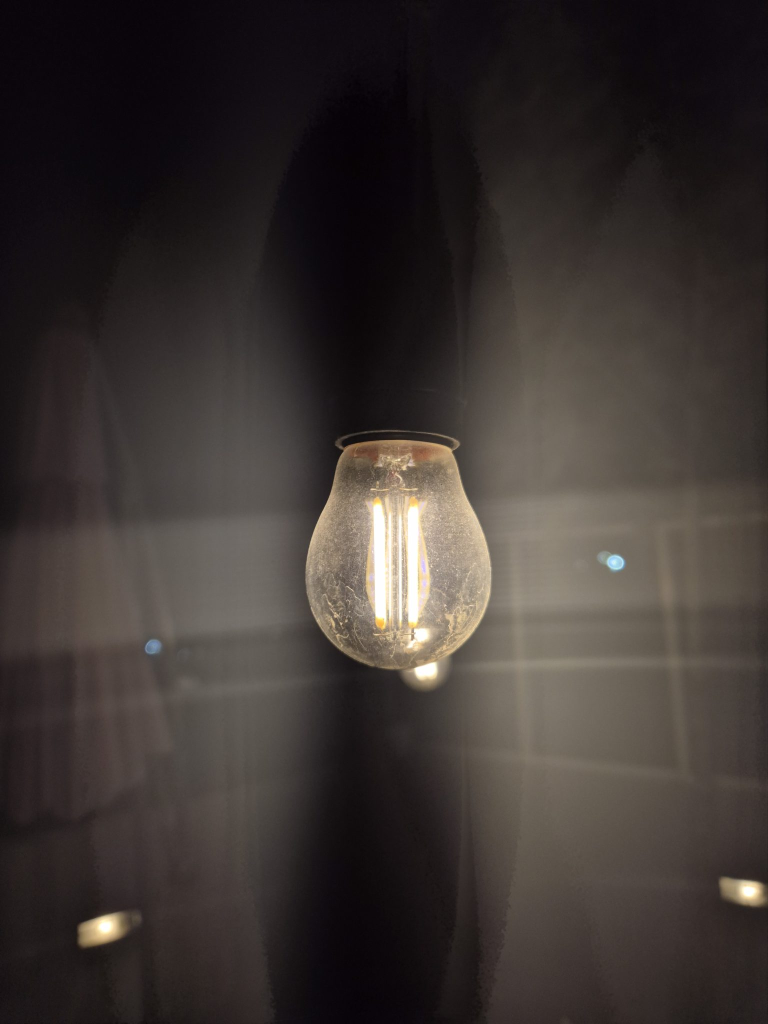
#> input picture marketing/brand-ads-2026/photo/source-bulb.jpg, 1536 x 2048 px (shown at 1/2 size)
$ python photo.py
#> lines starting #> are read from the running program, lines starting #| are printed output that depends on the picture
"""Asiacell reel v2: the real room. Builds the 9:16 plates from the CC0 bulb photo (../brand-ads-2026/photo/source-bulb.jpg),
which is a real room lit by that bulb:
  assets/img/room-lit.jpg   the room as shot, crop to 1080x1920 (bulb centred), warmed a touch
  assets/img/room-dark.jpg  the power cut: the same room at ~6% exposure, cold and nearly grey; the bulb swapped for the
                            switched-off grade (bulb-off.png, same crop) so the dead glass and filament read faintly
  assets/img/room-red.jpg   the room lit only by the neon text in front of the bulb: surfaces from the shot, tinted red,
                            falling off from the text. The page fades it with the neon's flicker.
  assets/img/filament.png   the filament's afterglow (orange, transparent) for the half second after the cut
python photo.py   (Pillow, numpy, scipy)"""
import os
import numpy as np
from PIL import Image
from scipy.ndimage import gaussian_filter

here = os.path.dirname(os.path.abspath(__file__))
src = os.path.join(here, '..', 'brand-ads-2026')
out = os.path.join(here, 'assets', 'img')

S = 1920 / 2048                       # scale the 1536x2048 shot to 1920 tall (1440 wide), then crop 1080 around the bulb
OX = 210                              # crop offset: bulb centre (800 px in the shot) lands at x 540
BOX = (round(560 * S) - OX, round(820 * S), round(1040 * S) - OX, round(1400 * S))   # where bulb-*.png sit (450 x 544)

shot = Image.open(os.path.join(src, 'photo', 'source-bulb.jpg')).convert('RGB').resize((1440, 1920), Image.LANCZOS).crop((OX, 0, OX + 1080, 1920))
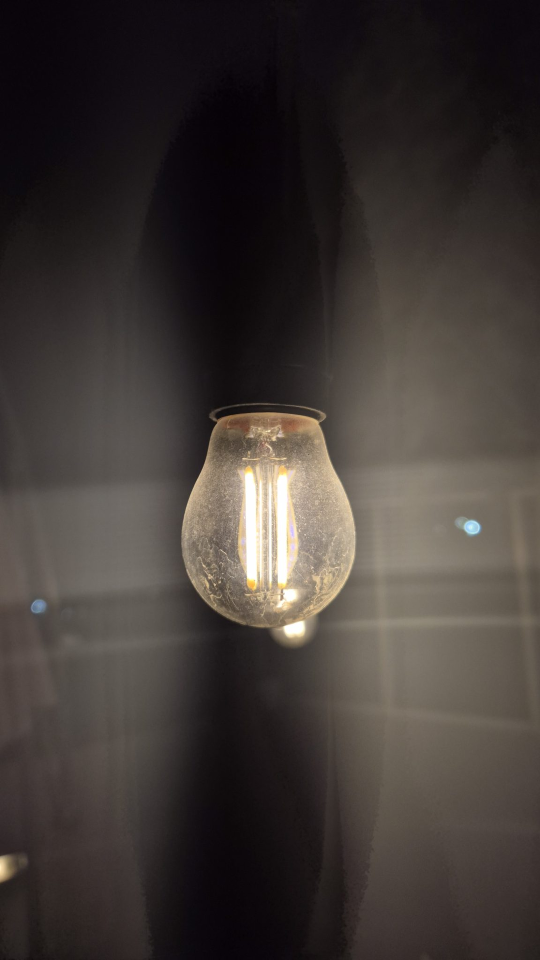
#> shot: PIL image 1080x1920 RGB (shown at 1/2 size); mean R, G, B 64.4, 57.5, 53.9
lit = np.asarray(shot).astype(np.float32) / 255
H, W = lit.shape[:2]
#> H = 1920; W = 1080

def place(png):
    """bulb cut-out (480x580, same crop as the shot) scaled into BOX on a full-frame RGBA canvas"""
    im = Image.open(os.path.join(src, 'img', png)).convert('RGBA').resize((BOX[2] - BOX[0], BOX[3] - BOX[1]), Image.LANCZOS)
    c = Image.new('RGBA', (W, H)); c.paste(im, BOX[:2])
    a = np.asarray(c).astype(np.float32) / 255
    return a[..., :3], a[..., 3:]

def save(a, name, q=92):
    Image.fromarray((np.clip(a, 0, 1) * 255).round().astype(np.uint8)).save(os.path.join(out, name), quality=q)

# lit: warm it a touch, lift the shadows a little so the room reads as lived-in rather than black
L = lit @ np.array([0.2126, 0.7152, 0.0722])
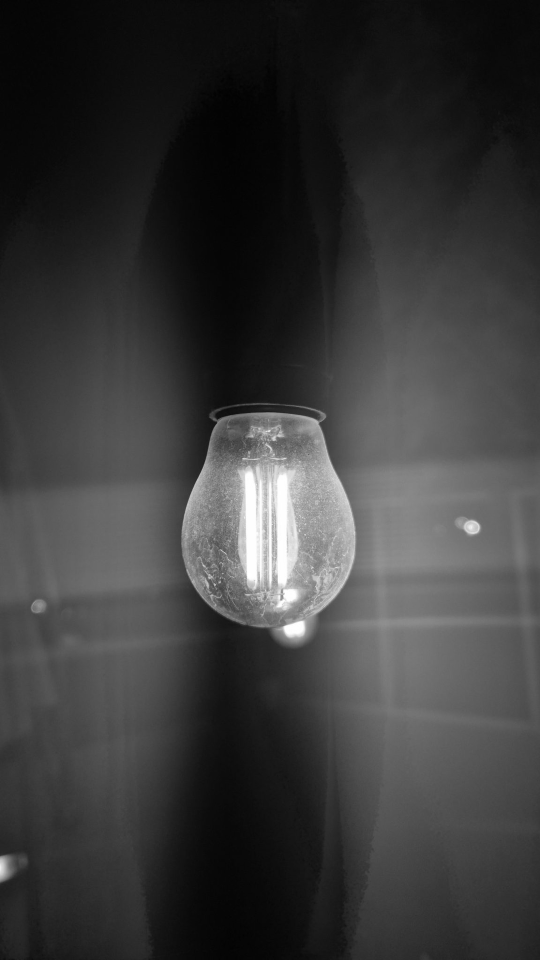
#> L: shape (1920, 1080) float64 (shown at 1/2 size); min 0.00475, max 1, mean 0.23
room_lit = np.clip(lit * np.array([1.06, 1.0, 0.9]) * 1.08 + 0.015, 0, 1)
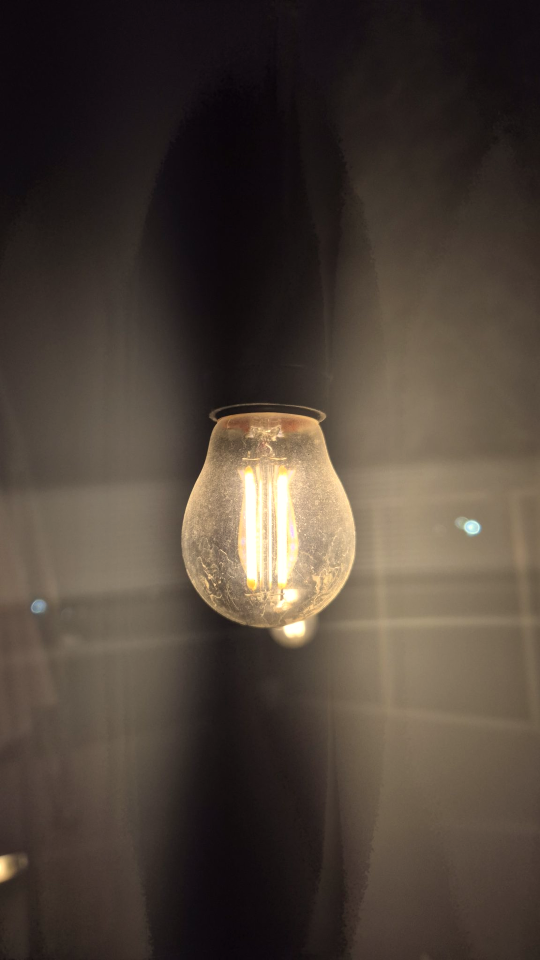
#> room_lit: shape (1920, 1080, 3) float64 (shown at 1/2 size); mean R, G, B 0.303, 0.258, 0.221
save(room_lit, 'room-lit.jpg')

# dark: grid's down. The shot's own light came from the bulb, so take it to ~6%, mostly grey, cold
off_rgb, off_a = place('bulb-off.png')
#> (the run stopped early here; a loop or call above may not have finished)
